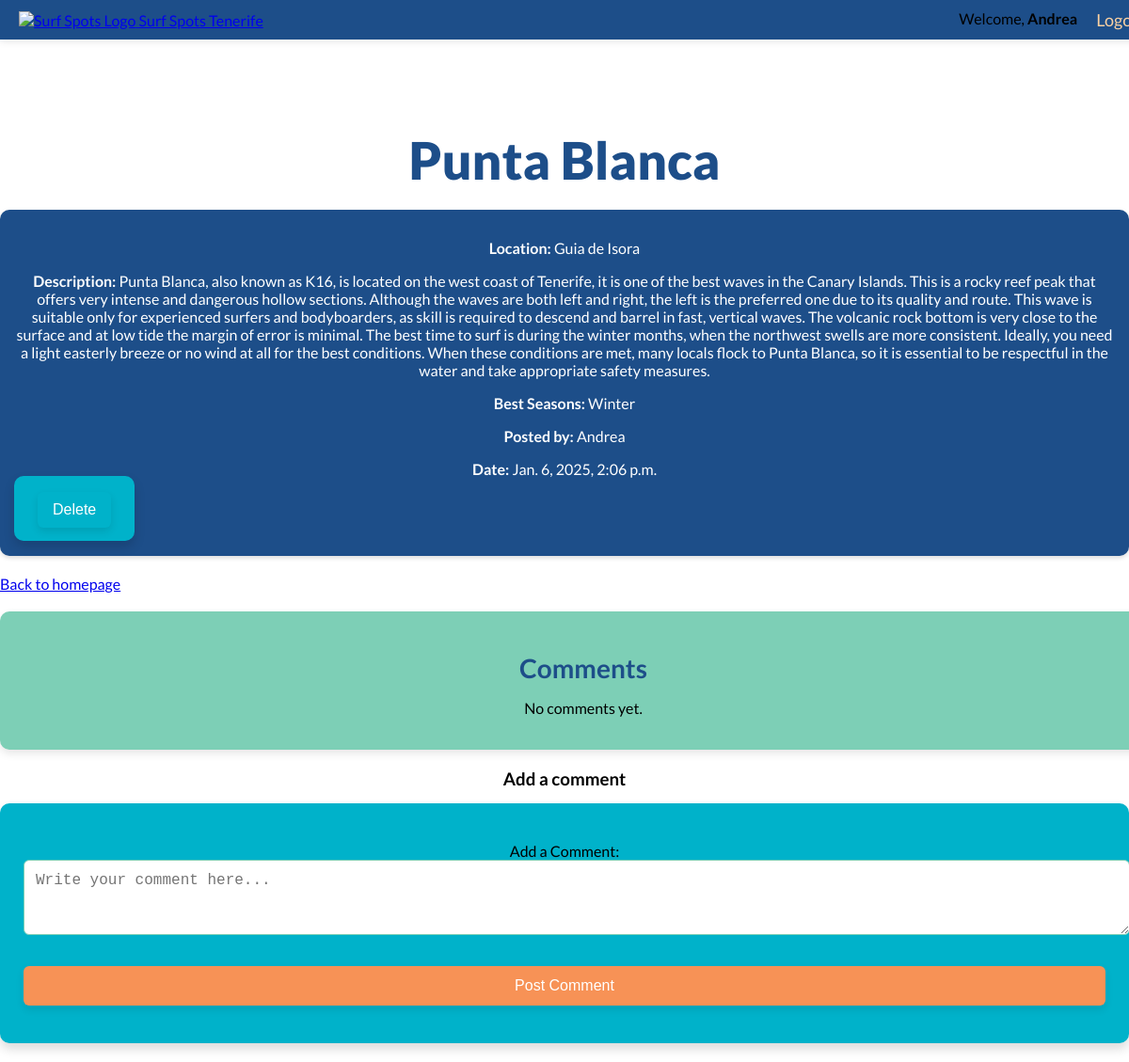
Page /surf_spots/detail/11/ (signed in) on the earlier database version.
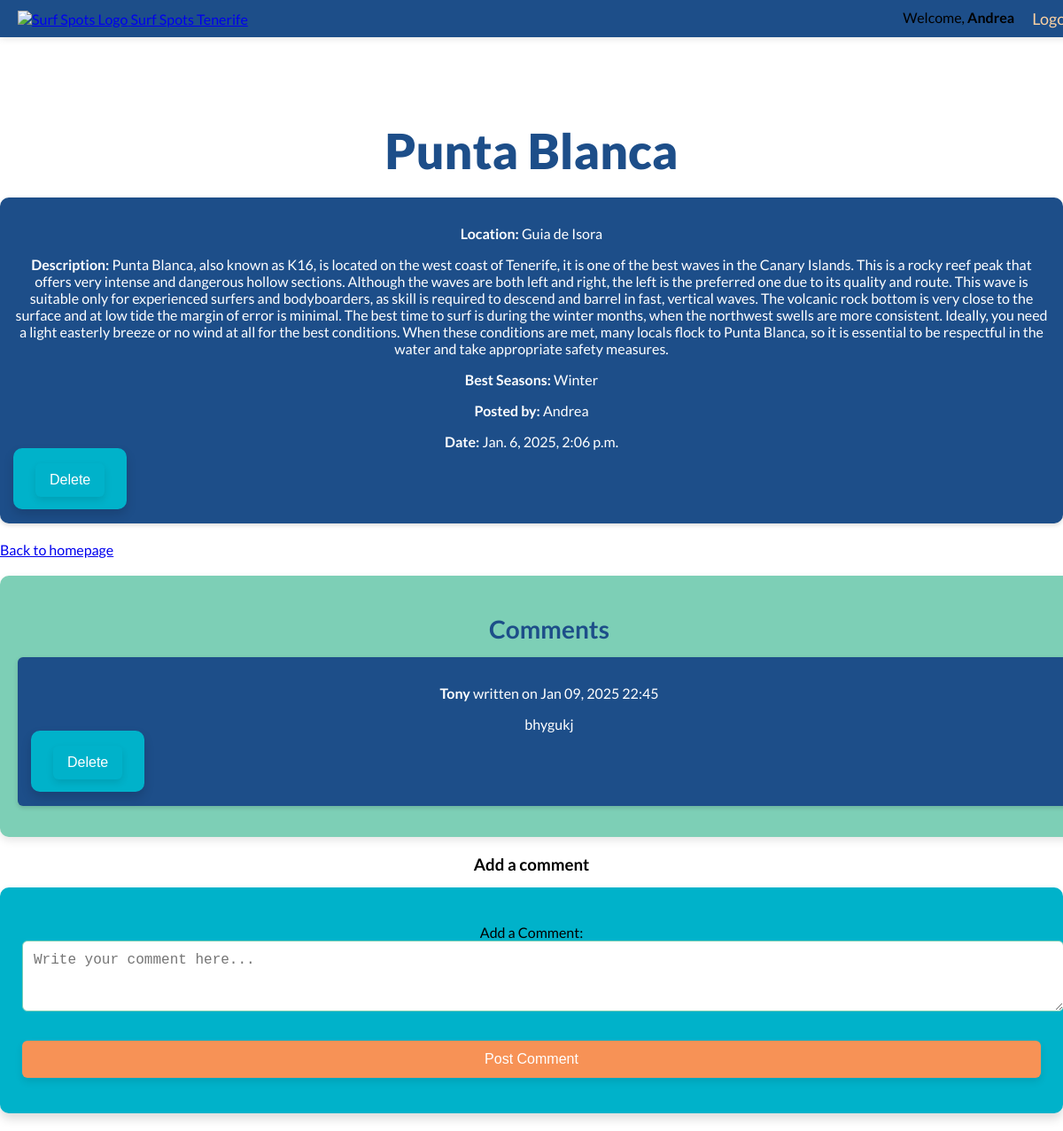
Same page on the later database version.
### users_account/models.py (models this page shows, shortened)
class NovaUser(AbstractUser):
    pass

class SurfSpot(models.Model):
    CATEGORY_CHOICES = [
        ("Beginner", "Beginner"),
        ("Advanced", "Advanced"),
        ("For Everyone", "For Everyone"),
    ]
    title = models.CharField(max_length=50)
    location = models.CharField(max_length=50)
    description = models.TextField()
    best_seasons = models.CharField(max_length=300, blank=True, null=True)
    category = models.CharField(max_length=20, choices=CATEGORY_CHOICES, default="For Everyone") # New category field
    user = models.ForeignKey(settings.AUTH_USER_MODEL, on_delete=models.CASCADE)
    created_at = models.DateTimeField(auto_now_add=True)

class Comment(models.Model):
    surf_spot = models.ForeignKey(SurfSpot, on_delete=models.CASCADE, related_name="comments")#a foreign key to the Surf Spot linking to each comment.
    user = models.ForeignKey(settings.AUTH_USER_MODEL, on_delete=models.CASCADE)
    content = models.TextField() #content of the comment
    created_at = models.DateTimeField(auto_now_add=True) # timestamp when was the comment created

### users_account/views.py (the view)
# urls.py: path('surf_spots/detail/<int:spot_id>/', views.surf_spot_detail, name='surf_spot_detail'),
@login_required # Without this not-logged in users can VIEW the posts and comments. Other changes can be made in the future.
def surf_spot_detail(request, spot_id):
    form = CommentForm()
    surf_spot = get_object_or_404(SurfSpot, id=spot_id)
    return render(request, 'users_account/surf_spot_detail.html', {'surf_spot': surf_spot, 'comment_form': form})

### users_account/forms.py
class CommentForm (forms.ModelForm):
    class Meta:
        model = Comment
        fields = ['content'] # Only include the content field for user input
        widgets = {
            'content': forms.Textarea(attrs={
                'class': 'form-control',
                'placeholder': 'Write your comment here...',
                'rows': 3,
            })
        }
        labels = {
            'content': 'Add a Comment',
        }

### users_account/templates/users_account/surf_spot_detail.html (shortened to what this page needs)
<!DOCTYPE html>
<html lang="en">
<head>
    {% load static %}
    <link rel="stylesheet" href="{% static 'css/styles.css' %}">
</head>
<body>
    <nav class="navbar">
        <div class="nav-container">
            <a href="{% url 'home' %}" class="logo">
                <img src="{% static 'images/logo.webp' %}" alt="Surf Spots Logo" class="logo-img">
                Surf Spots Tenerife
                </a>
                <ul class="nav-links">
                {% if request.user.is_authenticated %}
                <li>Welcome, <strong>{{ request.user.username }}</strong></li>
                <li><a href="{% url 'logout' %}" class="nav-link">Logout</a></li>
                {% else %}
                <li><a href="{% url 'login' %}" class="nav-link">Login</a></li>
                {% endif %}
            </ul>
        </div>
    </nav>
    <div class="detail-container main-content">
        <h1 class="main-title">{{ surf_spot.title }}</h1>
        <div class="surf-spot">
        <p><strong>Location:</strong> {{ surf_spot.location }}</p>
        <p><strong>Description:</strong> {{ surf_spot.description }}</p>
        <p><strong>Best Seasons:</strong> {{ surf_spot.best_seasons }}</p>
        <p><strong>Posted by:</strong> {{ surf_spot.user.username }}</p>
        <p><strong>Date:</strong> {{ surf_spot.created_at }}</p>
        {% if request.user.is_superuser or surf_spot.user == request.user %}
        <form method="POST" action="{% url 'delete_post' surf_spot.id %}" style="display:inline;">
            <button type="submit" class="delete-btn">Delete</button>
        </form>
        {% endif %}
    </div>
        <a href="{% url 'home' %}" class="link">Back to homepage</a>
        <div class="comments-section">
            <h2>Comments</h2>
            {% if surf_spot.comments.exists %}
            {% for comment in surf_spot.comments.all %}
            <div class="comment">
                <p><strong>{{ comment.user.username }}</strong> written on {{ comment.created_at|date:"M d, Y H:i" }}
                </p>
                <p>{{ comment.content }}</p>
                {% if request.user.is_superuser or comment.user == request.user %}
                <form method="POST" action="{% url 'delete_comment' comment.id %}" style="display:inline;">
                    <button type="submit" class="delete-btn">Delete</button>
                </form>
                {% endif %}
            </div>
            {% endfor %}
            {% else %}
            <p>No comments yet.</p>
            {% endif %}
        </div>
        {% if request.user.is_authenticated %}
        <div class="comment-form">
            <h3>Add a comment</h3>
            <form method="POST" action="{% url 'add_comment' surf_spot.id %}">
                {{ comment_form.as_p }}
                <button type="submit" class="btn-primary">Post Comment</button>
            </form>
        </div>
        {% else %}
        <p>You must <a href="{% url 'login' %}">Log in</a> to post a comment.</p>
        {% endif %}
    </div>
</body>
</html>

### static/css/styles.css (style rules this page uses)
:root { --primary-orange: #F79256; --light-peach: #FBD1A2; --mint-green: #7DCFB6; --blue: #00B2CA; --deep-blue: #1D4E89; }
body, html { margin: 0; padding: 0; box-sizing: border-box; font-family: 'Lato', sans-serif; overflow-x: hidden; scroll-behavior: smooth; }
h1, h2, h3, p { margin-bottom: 15px; text-align: center; }
h1 { font-size: 36px; color: #F79256; }
h2 { font-size: 28px; color: #1D4E89; }
button, input, textarea { padding: 12px; margin-bottom: 15px; border: 1px solid #7DCFB6; border-radius: 6px; font-size: 16px; width: 100%; }
button { background-color: #F79256; color: white; border: none; cursor: pointer; transition: background-color 0.3s, box-shadow 0.2s; box-shadow: 0 4px 8px rgba(0, 0, 0, 0.1); }
.delete-btn { padding: 10px 16px; background-color: #00B2CA; color: white; font-size: 16px; border: none; cursor: pointer; transition: background-color 0.3s; width: auto; }
.navbar { background-color: #1D4E89; padding: 10px 20px; position: fixed; top: 0; left: 0; width: 100%; z-index: 1000; box-shadow: 0 2px 8px rgba(0, 0, 0, 0.1); }
.nav-container { display: flex; justify-content: space-between; align-items: center; max-width: 1200px; margin: 0 auto; }
.nav-links { list-style: none; display: flex; gap: 20px; margin: 0; }
.nav-link { color: #FBD1A2; text-decoration: none; transition: color 0.3s; font-size: 18px; }
.main-title { font-size: 55px; font-weight: 800; text-align: center; color: #1D4E89; margin-bottom: 20px; }
.main-content { padding-top: 100px; }
.surf-spot { background: #1D4E89; padding: 15px; border-radius: 10px; margin-bottom: 20px; box-shadow: 0 2px 5px rgba(0, 0, 0, 0.15); color: white; }
.comments-section { margin-top: 20px; padding: 20px; background-color: #7DCFB6; border-radius: 10px; box-shadow: 0 4px 10px rgb(0, 0, 0, 0.1); width: 100%; max-width: 1200px; margin: 20px auto; }
.comment { padding: 15px; margin-bottom: 15px; background-color: #1D4E89; border-radius: 6px; color: white; box-shadow: 0 2px 5px rgba(0, 0, 0, 0.15); }
form { background: #00B2CA; padding: 25px; border-radius: 10px; box-shadow: 0 6px 12px rgba(0, 0, 0, 0.15); margin-bottom: 20px; }

Differences in the rows shown:
added Comment: user.username "Tony", created_at "Jan 09, 2025 22:45", content "bhygukj"
Other differences:
text no longer shown: "No comments yet."
